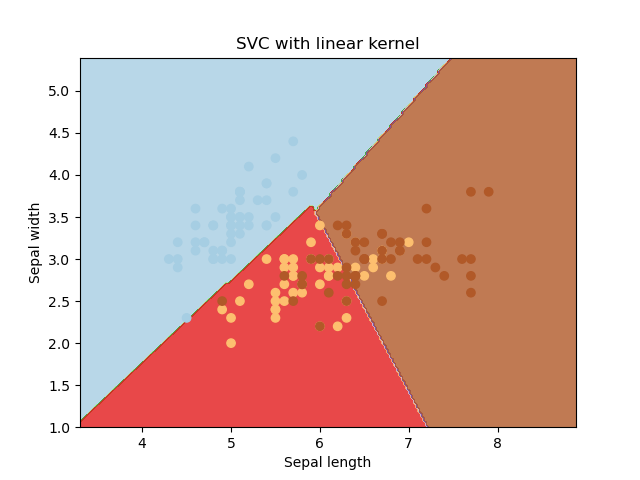

Write Python code to recreate this figure.
import numpy as np
import matplotlib.pyplot as plt
from sklearn import svm, datasets
import pickle

iris = datasets.load_iris()
X = iris.data[:, :2] 

y = iris.target


filename = 'trained_model.mdl'
# load the model from disk
model = pickle.load(open(filename, 'rb'))



# create a mesh to plot in
x_min, x_max = X[:, 0].min() - 1, X[:, 0].max() + 1
y_min, y_max = X[:, 1].min() - 1, X[:, 1].max() + 1
h = (x_max / x_min)/100
xx, yy = np.meshgrid(np.arange(x_min, x_max, h),
np.arange(y_min, y_max, h))

plt.subplot(1, 1, 1)
Z = model.predict(np.c_[xx.ravel(), yy.ravel()])
Z = Z.reshape(xx.shape)
plt.contourf(xx, yy, Z, cmap=plt.cm.Paired, alpha=0.8)

plt.scatter(X[:, 0], X[:, 1], c=y, cmap=plt.cm.Paired)
plt.xlabel('Sepal length')
plt.ylabel('Sepal width')
plt.xlim(xx.min(), xx.max())
plt.title('SVC with linear kernel')
plt.savefig('predict.png')

